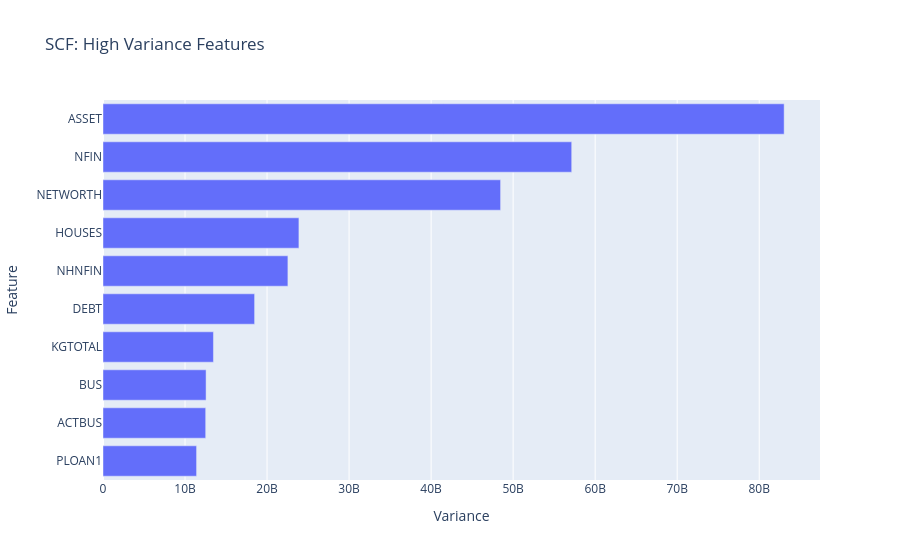

Source (notebook cell):
### Markdown cell above
Visualize those top 10 high-variance features as a horizontal bar chart to see
which columns have the most spread.

**Code 6.3.4.2**:

### Code cell
# Create horizontal bar chart
fig = px.bar(
    x=top_ten_var,
    y=top_ten_var.index,
    orientation="h",
    title="SCF: High Variance Features"
)
fig.update_layout(xaxis_title="Variance", yaxis_title="Feature")
fig.show()

### Figure 1 — Plotly figure (JSON) as saved in the notebook; plotly's stock layout.template omitted (floating-point values rounded to 4 significant figures)
{"data": [{"hovertemplate": "x=%{x}<br>y=%{y}<extra></extra>", "legendgroup": "", "marker": {"color": "#636efa", "pattern": {"shape": ""}}, "name": "", "orientation": "h", "showlegend": false, "textposition": "auto", "type": "bar", "x": [11410000000.0, 12520000000.0, 12570000000.0, 13460000000.0, 18480000000.0, 22540000000.0, 23880000000.0, 48470000000.0, 57140000000.0, 83040000000.0], "xaxis": "x", "y": ["PLOAN1", "ACTBUS", "BUS", "KGTOTAL", "DEBT", "NHNFIN", "HOUSES", "NETWORTH", "NFIN", "ASSET"], "yaxis": "y"}], "layout": {"barmode": "relative", "legend": {"tracegroupgap": 0}, "title": {"text": "SCF: High Variance Features"}, "xaxis": {"anchor": "y", "domain": [0, 1], "title": {"text": "Variance"}}, "yaxis": {"anchor": "x", "domain": [0, 1], "title": {"text": "Feature"}}}}
